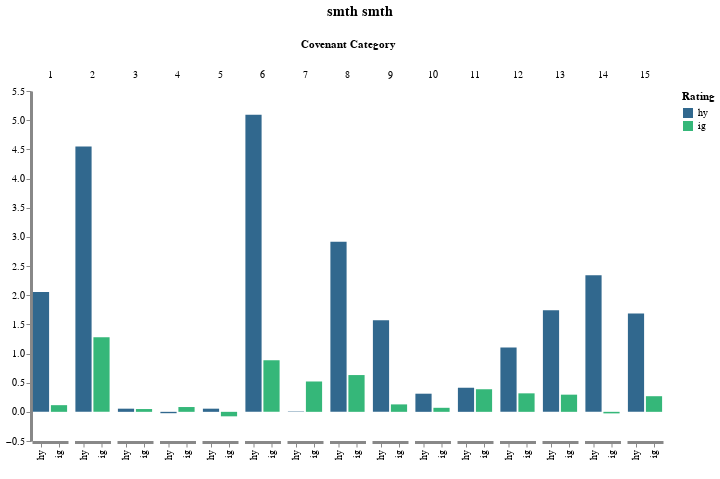

The cell this chart's notebook holds for it:
### Code cell
y_var="perc_diff"
y_axis_title="% Diff in the Number of Issuers"
title=["ATS v.s. OTC % Difference in Rating- Contingent Number of Non-MTN-Bond Issuers" ,
       " by Number of Covenant Categories per Bond"]
# if :period in Symbol.(names(tt))
#     title[end] = string(title[end], " - ", tt[1, :period])
# end


x_var="rt:n"
x_var_type="nominal"
legend_title="Rating"

# rt_tt[:, "sbm2"] .= uppercase.(string.(rt_tt[:, :sbm]))
# row_var="sbm2"
# y_var = "perc_sbm_total"
col_var = "cov_cat"
row_var_type="ordinal"
row_var_title="Covenant Categories"
y_axis_title=""
title = ["smth smth"]
save_plt = false

p = PlotMod.sbm_vega_plt(rt_tt, col_var, x_var, y_var;
                         col_var_type=col_var_type,
                         col_title=col_title, 
                         col_sort=col_sort,
                         x_var_type=x_var_type,
                         x_axis_title=x_axis_title, 
                         y_axis_title=y_axis_title, 
                         legend_title=legend_title, 
                         color_scale=color_scale,
                         title=title, 
                         spacing=spacing,
                         width_step=width_step,
                         height=height,
                         save_plt=save_plt,
                         plt_type=plt_type,
                         stats_var=stats_var)



# include(string(scripts_path, "/", "single_vega_plt_script.jl"))
# push!(pl, p)

### Figure 1 — Vega-Lite specification as saved in the notebook (floating-point values rounded to 4 significant figures)
{"config": {"axis": {"domainWidth": 3}, "opacity": {"value": 0.7}, "view": {"stroke": "transparent"}}, "data": {"values": [{"cov_cat": 1, "perc_ats": 28.03, "perc_diff": 2.052, "perc_otc": 25.97, "rt": "hy", "value_ats": 213, "value_diff": -7, "value_otc": 220}, {"cov_cat": 2, "perc_ats": 76.45, "perc_diff": 4.547, "perc_otc": 71.9, "rt": "hy", "value_ats": 581, "value_diff": -28, "value_otc": 609}, {"cov_cat": 3, "perc_ats": 0.5263, "perc_diff": 0.05406, "perc_otc": 0.4723, "rt": "hy", "value_ats": 4, "value_diff": 0, "value_otc": 4}, {"cov_cat": 4, "perc_ats": 0.9211, "perc_diff": -0.02346, "perc_otc": 0.9445, "rt": "hy", "value_ats": 7, "value_diff": -1, "value_otc": 8}, {"cov_cat": 5, "perc_ats": 0.5263, "perc_diff": 0.05406, "perc_otc": 0.4723, "rt": "hy", "value_ats": 4, "value_diff": 0, "value_otc": 4}, {"cov_cat": 6, "perc_ats": 66.84, "perc_diff": 5.095, "perc_otc": 61.75, "rt": "hy", "value_ats": 508, "value_diff": -15, "value_otc": 523}, {"cov_cat": 7, "perc_ats": 97.76, "perc_diff": 0.006369, "perc_otc": 97.76, "rt": "hy", "value_ats": 743, "value_diff": -85, "value_otc": 828}, {"cov_cat": 8, "perc_ats": 35.26, "perc_diff": 2.914, "perc_otc": 32.35, "rt": "hy", "value_ats": 268, "value_diff": -6, "value_otc": 274}, {"cov_cat": 9, "perc_ats": 19.87, "perc_diff": 1.569, "perc_otc": 18.3, "rt": "hy", "value_ats": 151, "value_diff": -4, "value_otc": 155}, {"cov_cat": 10, "perc_ats": 3.026, "perc_diff": 0.3108, "perc_otc": 2.715, "rt": "hy", "value_ats": 23, "value_diff": 0, "value_otc": 23}, {"cov_cat": 11, "perc_ats": 89.08, "perc_diff": 0.4131, "perc_otc": 88.67, "rt": "hy", "value_ats": 677, "value_diff": -74, "value_otc": 751}, {"cov_cat": 12, "perc_ats": 70.53, "perc_diff": 1.105, "perc_otc": 69.42, "rt": "hy", "value_ats": 536, "value_diff": -52, "value_otc": 588}, {"cov_cat": 13, "perc_ats": 85.92, "perc_diff": 1.742, "perc_otc": 84.18, "rt": "hy", "value_ats": 653, "value_diff": -60, "value_otc": 713}, {"cov_cat": 14, "perc_ats": 31.97, "perc_diff": 2.34, "perc_otc": 29.63, "rt": "hy", "value_ats": 243, "value_diff": -8, "value_otc": 251}, {"cov_cat": 15, "perc_ats": 85.39, "perc_diff": 1.688, "perc_otc": 83.71, "rt": "hy", "value_ats": 649, "value_diff": -60, "value_otc": 709}, {"cov_cat": 1, "perc_ats": 3.653, "perc_diff": 0.1143, "perc_otc": 3.539, "rt": "ig", "value_ats": 43, "value_diff": 0, "value_otc": 43}, {"cov_cat": 2, "perc_ats": 82.92, "perc_diff": 1.277, "perc_otc": 81.65, "rt": "ig", "value_ats": 976, "value_diff": -16, "value_otc": 992}, {"cov_cat": 3, "perc_ats": 1.529, "perc_diff": 0.04783, "perc_otc": 1.481, "rt": "ig", "value_ats": 18, "value_diff": 0, "value_otc": 18}, {"cov_cat": 4, "perc_ats": 2.634, "perc_diff": 0.08237, "perc_otc": 2.551, "rt": "ig", "value_ats": 31, "value_diff": 0, "value_otc": 31}, {"cov_cat": 5, "perc_ats": 0.1699, "perc_diff": -0.07699, "perc_otc": 0.2469, "rt": "ig", "value_ats": 2, "value_diff": -1, "value_otc": 3}, {"cov_cat": 6, "perc_ats": 67.71, "perc_diff": 0.8833, "perc_otc": 66.83, "rt": "ig", "value_ats": 797, "value_diff": -15, "value_otc": 812}, {"cov_cat": 7, "perc_ats": 95.58, "perc_diff": 0.5203, "perc_otc": 95.06, "rt": "ig", "value_ats": 1125, "value_diff": -30, "value_otc": 1155}, {"cov_cat": 8, "perc_ats": 43.84, "perc_diff": 0.6304, "perc_otc": 43.21, "rt": "ig", "value_ats": 516, "value_diff": -9, "value_otc": 525}, {"cov_cat": 9, "perc_ats": 4.078, "perc_diff": 0.1275, "perc_otc": 3.951, "rt": "ig", "value_ats": 48, "value_diff": 0, "value_otc": 48}, {"cov_cat": 10, "perc_ats": 2.209, "perc_diff": 0.06909, "perc_otc": 2.14, "rt": "ig", "value_ats": 26, "value_diff": 0, "value_otc": 26}, {"cov_cat": 11, "perc_ats": 83.43, "perc_diff": 0.3872, "perc_otc": 83.05, "rt": "ig", "value_ats": 982, "value_diff": -27, "value_otc": 1009}, {"cov_cat": 12, "perc_ats": 39.08, "perc_diff": 0.317, "perc_otc": 38.77, "rt": "ig", "value_ats": 460, "value_diff": -11, "value_otc": 471}, {"cov_cat": 13, "perc_ats": 88.36, "perc_diff": 0.2944, "perc_otc": 88.07, "rt": "ig", "value_ats": 1040, "value_diff": -30, "value_otc": 1070}, {"cov_cat": 14, "perc_ats": 4.418, "perc_diff": -0.02643, "perc_otc": 4.444, "rt": "ig", "value_ats": 52, "value_diff": -2, "value_otc": 54}, {"cov_cat": 15, "perc_ats": 87.51, "perc_diff": 0.2678, "perc_otc": 87.24, "rt": "ig", "value_ats": 1030, "value_diff": -30, "value_otc": 1060}]}, "encoding": {"color": {"field": "rt", "legend": {"title": "Rating"}, "scale": {"scheme": "viridis"}, "type": "nominal"}, "column": {"field": "cov_cat", "sort": "ascending", "title": "Covenant Category", "type": "ordinal"}, "x": {"axis": {"title": " "}, "field": "rt", "type": "nominal"}, "y": {"axis": {"grid": false, "stack": null, "title": ""}, "field": "perc_diff", "type": "quantitative"}}, "height": 350, "mark": "bar", "spacing": 4.5, "title": {"align": "center", "anchor": "middle", "fontSize": 14, "offset": 20, "text": ["smth smth"]}, "width": {"step": 18}}
